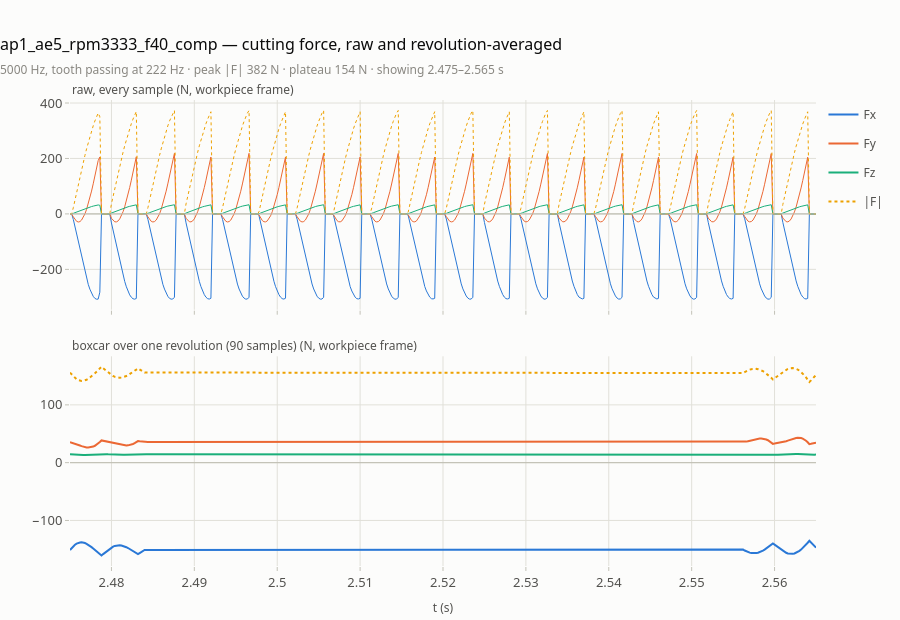

Source (notebook cell):
### Code cell
# Five revolutions out of the middle of the cut, where the boxcar has something to
# chew on — this is what the top row above is packing into a few pixels.
mid = r.t[r.cut][len(r.t[r.cut]) // 2]
fig_forces(r, t0=mid, t1=mid + 5 * 60.0 / r.rpm)

### Figure 1 — Plotly figure (JSON) as saved in the notebook; plotly's stock layout.template omitted (floating-point values rounded to 4 significant figures; data arrays with more than 128 entries replaced by an {"elided": "..."} marker saying what was removed)
{"data": [{"hovertemplate": "%{y:.0f} N<extra>Fx</extra>", "legendgroup": "Fx", "line": {"color": "#2a78d6", "width": 1}, "mode": "lines", "name": "Fx", "showlegend": false, "type": "scatter", "x": {"elided": "451 float values"}, "xaxis": "x", "y": {"elided": "451 float values"}, "yaxis": "y"}, {"hovertemplate": "%{y:.0f} N<extra>Fy</extra>", "legendgroup": "Fy", "line": {"color": "#eb6834", "width": 1}, "mode": "lines", "name": "Fy", "showlegend": false, "type": "scatter", "x": {"elided": "451 float values"}, "xaxis": "x", "y": {"elided": "451 float values"}, "yaxis": "y"}, {"hovertemplate": "%{y:.0f} N<extra>Fz</extra>", "legendgroup": "Fz", "line": {"color": "#1baf7a", "width": 1}, "mode": "lines", "name": "Fz", "showlegend": false, "type": "scatter", "x": {"elided": "451 float values"}, "xaxis": "x", "y": {"elided": "451 float values"}, "yaxis": "y"}, {"hovertemplate": "%{y:.0f} N<extra>|F|</extra>", "legendgroup": "|F|", "line": {"color": "#eda100", "dash": "dot", "width": 1}, "mode": "lines", "name": "|F|", "showlegend": false, "type": "scatter", "x": {"elided": "451 float values"}, "xaxis": "x", "y": {"elided": "451 float values"}, "yaxis": "y"}, {"hovertemplate": "%{y:.0f} N<extra>Fx</extra>", "legendgroup": "Fx", "line": {"color": "#2a78d6", "width": 2}, "mode": "lines", "name": "Fx", "showlegend": true, "type": "scatter", "x": {"elided": "451 float values"}, "xaxis": "x2", "y": {"elided": "451 float values"}, "yaxis": "y2"}, {"hovertemplate": "%{y:.0f} N<extra>Fy</extra>", "legendgroup": "Fy", "line": {"color": "#eb6834", "width": 2}, "mode": "lines", "name": "Fy", "showlegend": true, "type": "scatter", "x": {"elided": "451 float values"}, "xaxis": "x2", "y": {"elided": "451 float values"}, "yaxis": "y2"}, {"hovertemplate": "%{y:.0f} N<extra>Fz</extra>", "legendgroup": "Fz", "line": {"color": "#1baf7a", "width": 2}, "mode": "lines", "name": "Fz", "showlegend": true, "type": "scatter", "x": {"elided": "451 float values"}, "xaxis": "x2", "y": {"elided": "451 float values"}, "yaxis": "y2"}, {"hovertemplate": "%{y:.0f} N<extra>|F|</extra>", "legendgroup": "|F|", "line": {"color": "#eda100", "dash": "dot", "width": 2}, "mode": "lines", "name": "|F|", "showlegend": true, "type": "scatter", "x": {"elided": "451 float values"}, "xaxis": "x2", "y": {"elided": "451 float values"}, "yaxis": "y2"}], "layout": {"annotations": [{"font": {"color": "#52514e", "size": 12}, "showarrow": false, "text": "raw, every sample (N, workpiece frame)", "x": 0, "xanchor": "left", "xref": "paper", "y": 1, "yanchor": "bottom", "yref": "paper"}, {"font": {"color": "#52514e", "size": 12}, "showarrow": false, "text": "boxcar over one revolution (90 samples) (N, workpiece frame)", "x": 0, "xanchor": "left", "xref": "paper", "y": 0.45, "yanchor": "bottom", "yref": "paper"}], "height": 620, "hovermode": "x unified", "shapes": [{"line": {"color": "#c3c2b7", "width": 1}, "type": "line", "x0": 0, "x1": 1, "xref": "x domain", "y0": 0, "y1": 0, "yref": "y"}, {"line": {"color": "#c3c2b7", "width": 1}, "type": "line", "x0": 0, "x1": 1, "xref": "x2 domain", "y0": 0, "y1": 0, "yref": "y2"}], "title": {"subtitle": {"font": {"color": "#898781", "size": 12}, "text": "5000 Hz, tooth passing at 222 Hz · peak |F| 382 N · plateau 154 N · showing 2.475–2.565 s"}, "text": "ap1_ae5_rpm3333_f40_comp — cutting force, raw and revolution-averaged"}, "xaxis": {"anchor": "y", "domain": [0, 1], "matches": "x2", "showticklabels": false}, "xaxis2": {"anchor": "y2", "domain": [0, 1], "title": {"text": "t (s)"}}, "yaxis": {"anchor": "x", "domain": [0.55, 1]}, "yaxis2": {"anchor": "x2", "domain": [0, 0.45]}}}
